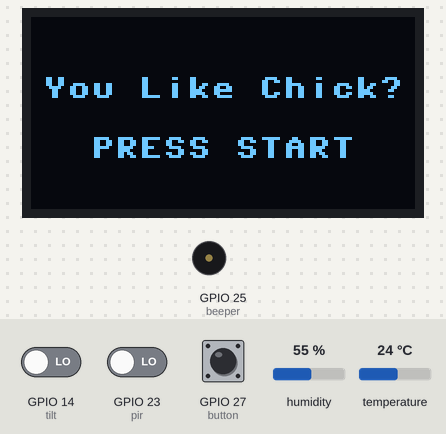
Recording of a program running on a simulated ESP32 board running MicroPython. On the bench: 128×64 one-colour display, buzzer (waves = sounding). The inputs (shaded band) are chosen by the test bench; at power-on: GPIO 27 (button) HIGH, humidity 55 %, GPIO 14 (tilt) LOW, temperature 24 °C, GPIO 23 (pir) LOW.

Above: at 1.2 s.
1.3 s: GPIO 27 (button) pulled LOW for 0.15 s
At 2.5 s:
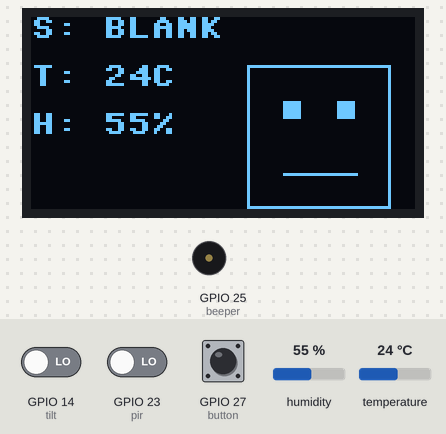
2.9 s: humidity set to 41 %
At 4.7 s:
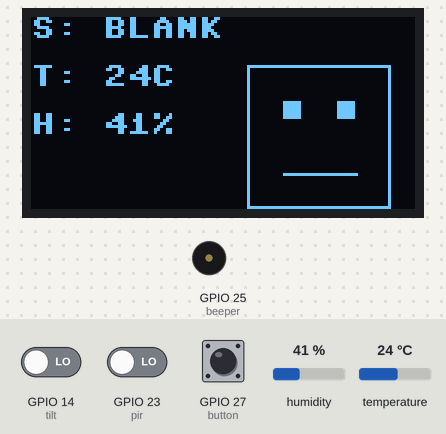
5.0 s: humidity set to 38 %
At 7.0 s:
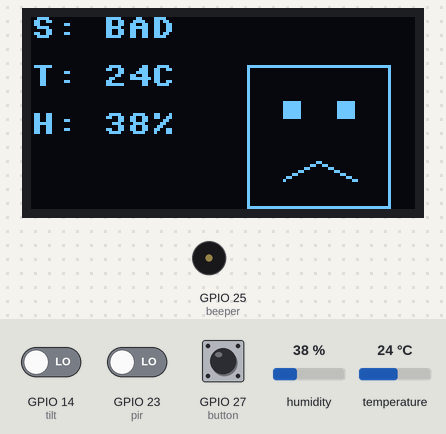
7.3 s: humidity set to 40 %
At 9.4 s:
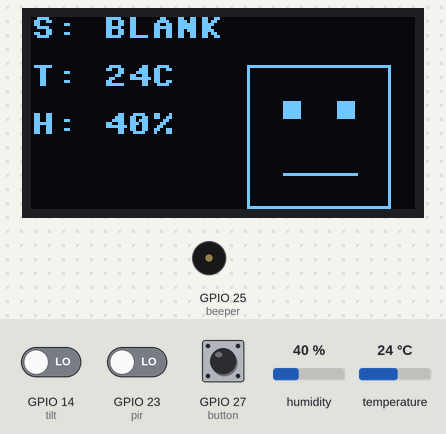
9.7 s: GPIO 14 (tilt) driven HIGH
At 11.7 s:
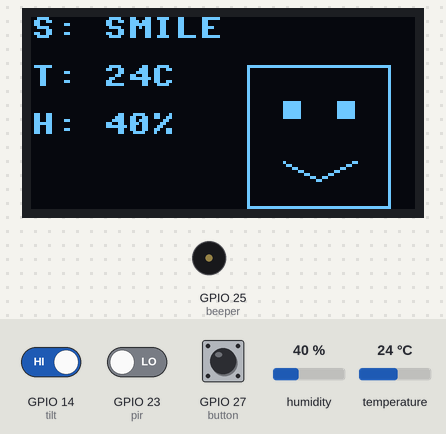
12.0 s: temperature set to 21 °C
At 13.9 s:
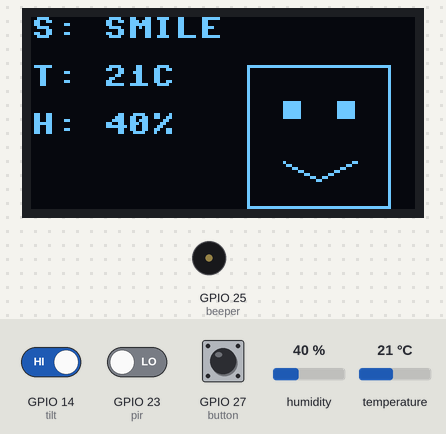
14.2 s: temperature set to 18 °C
Timing chart, 0 to 17.2 s (numbered marks = the images above; inputs shaded):
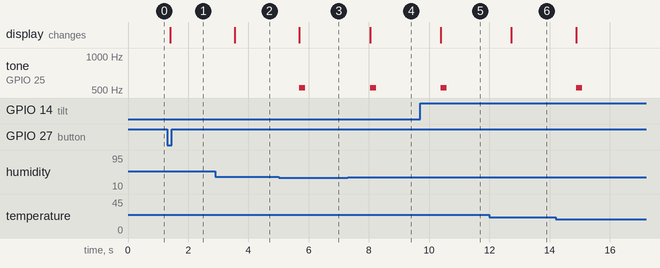

Measured:
- the behaviour switches between 40 and 39 % on humidity (found by bisection; images 2 and 3)
- after the input at 1.3 s, the display: changes after 0.10 s (image 1)
- after the input at 2.9 s, the display: changes after 0.65 s (image 2)
- after the input at 5.0 s, tone on GPIO 25 (beeper): silent → 523 Hz after 0.69 s, → silent 0.20 s later; the display: changes after 0.69 s (image 3)
- after the input at 7.3 s, tone on GPIO 25 (beeper): silent → 523 Hz after 0.74 s, → silent 0.20 s later; the display: changes after 0.74 s (image 4)
- after the input at 9.7 s, tone on GPIO 25 (beeper): silent → 523 Hz after 0.69 s, → silent 0.20 s later; the display: changes after 0.69 s (image 5)
- after the input at 12.0 s, the display: changes after 0.73 s (image 6)
- after the input at 14.2 s, tone on GPIO 25 (beeper): silent → 523 Hz after 0.68 s, → silent 0.20 s later

The program:

step2_face_sound.py
```python
from machine import Pin, PWM, SoftI2C
import ssd1306
import time
import dht

dht11 = dht.DHT11(Pin(13))
button = Pin(27, Pin.IN, Pin.PULL_UP)
tilt = Pin(14, Pin.IN)  # 틸트 스위치: 흔들면 1
pir = Pin(23, Pin.IN)  # 인체감지 센서: 사람이 움직이면 1
i2c = SoftI2C(scl=Pin(22), sda=Pin(21))
oled = ssd1306.SSD1306_I2C(128, 64, i2c)
beeper = PWM(Pin(25))  # 수동 부저: 효과음
beeper.freq(440)
beeper.duty(0)


def draw_face(state):  # 상태 글자를 받아 얼굴을 그려요
    oled.rect(72, 16, 48, 48, 1)  # 얼굴 테두리
    oled.fill_rect(84, 28, 6, 6, 1)  # 눈 둘
    oled.fill_rect(102, 28, 6, 6, 1)
    if state == "SMILE":
        oled.line(84, 48, 96, 54, 1)  # 웃는 입
        oled.line(96, 54, 108, 48, 1)
    elif state == "BAD":
        oled.line(84, 54, 96, 48, 1)  # 우는 입
        oled.line(96, 48, 108, 54, 1)
    else:
        oled.line(84, 52, 108, 52, 1)  # 무표정 입


started = False
state = "BLANK"
prev = "BLANK"  # 바로 전 상태
oled.fill(0)
oled.text("You Like Chick?", 4, 20)
oled.text("PRESS START", 20, 40)
oled.show()
while True:
    if button.value() == 0:
        started = True
    if started:
        dht11.measure()
        t = dht11.temperature()
        h = dht11.humidity()
        ok = 20 <= t <= 28 and 40 <= h <= 70  # 온습도가 알맞은가
        if ok and (tilt.value() == 1 or pir.value() == 1):  # 알맞고 놀아 주면
            state = "SMILE"
        elif ok:
            state = "BLANK"
        else:
            state = "BAD"
        oled.fill(0)
        oled.text("S: " + state, 0, 0)
        oled.text("T: " + str(t) + "C", 0, 16)
        oled.text("H: " + str(h) + "%", 0, 32)
        draw_face(state)
        oled.show()
        if state != prev:  # 상태가 바뀐 순간에만
            beeper.freq(523)
            beeper.duty(512)
            time.sleep(0.2)
            beeper.duty(0)
            prev = state
        time.sleep(2)
    time.sleep(0.1)
```
